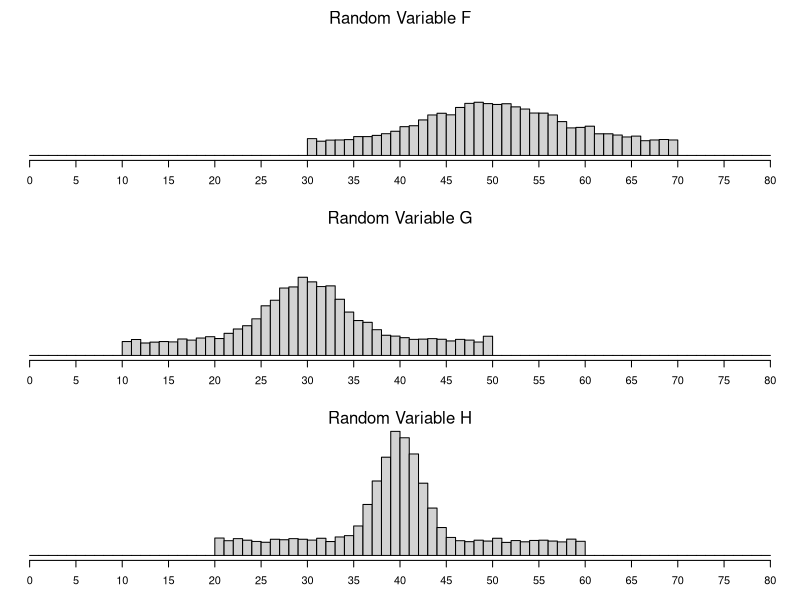

Reproduce this figure in R.
## ---- chunk 1
## DATA GENERATION

b = c(40,12,5)
r = rep(sample(c(40,50,60),1),3)
m = sample(c(30,40,50),3)

x1 = c(runif(5000,m[1]-r[1]/2,m[1]+r[1]/2),rbeta(5000,b[1],b[1])*r[1]+m[1]-r[1]/2) 
x2 = c(runif(5000,m[2]-r[2]/2,m[2]+r[2]/2),rbeta(5000,b[2],b[2])*r[2]+m[2]-r[2]/2)
x3 = c(runif(5000,m[3]-r[3]/2,m[3]+r[3]/2),rbeta(5000,b[3],b[3])*r[3]+m[3]-r[3]/2)

xs = c(x1,x2,x3)

ord = sample(0:2)
let = c("F","G","H")

xx1 = xs[(ord[1]*10000+1):(ord[1]*10000+10000)]
xx2 = xs[(ord[2]*10000+1):(ord[2]*10000+10000)]
xx3 = xs[(ord[3]*10000+1):(ord[3]*10000+10000)]

## ---- chunk 2
A = hist(xx1,breaks=(0:80),plot=F)
B = hist(xx2,breaks=(0:80),plot=F)
C = hist(xx3,breaks=(0:80),plot=F)
mmm = max(c(A$counts,B$counts,C$counts))


par(mar=c(3,0,2,0))
layout(matrix(c(1,2,3), 3, 1, byrow = TRUE))
hist(xx1,breaks=(0:80),ann=F,yaxt="n",xaxt="n",ylim=c(0,mmm))
mtext("Random Variable F",side=3)
axis(1,at=0:16*5)
hist(xx2,breaks=(0:80),ann=F,yaxt="n",xaxt="n",ylim=c(0,mmm))
mtext("Random Variable G",side=3)
axis(1,at=0:16*5)
hist(xx3,breaks=(0:80),ann=F,yaxt="n",xaxt="n",ylim=c(0,mmm))
mtext("Random Variable H",side=3)
axis(1,at=0:16*5)
